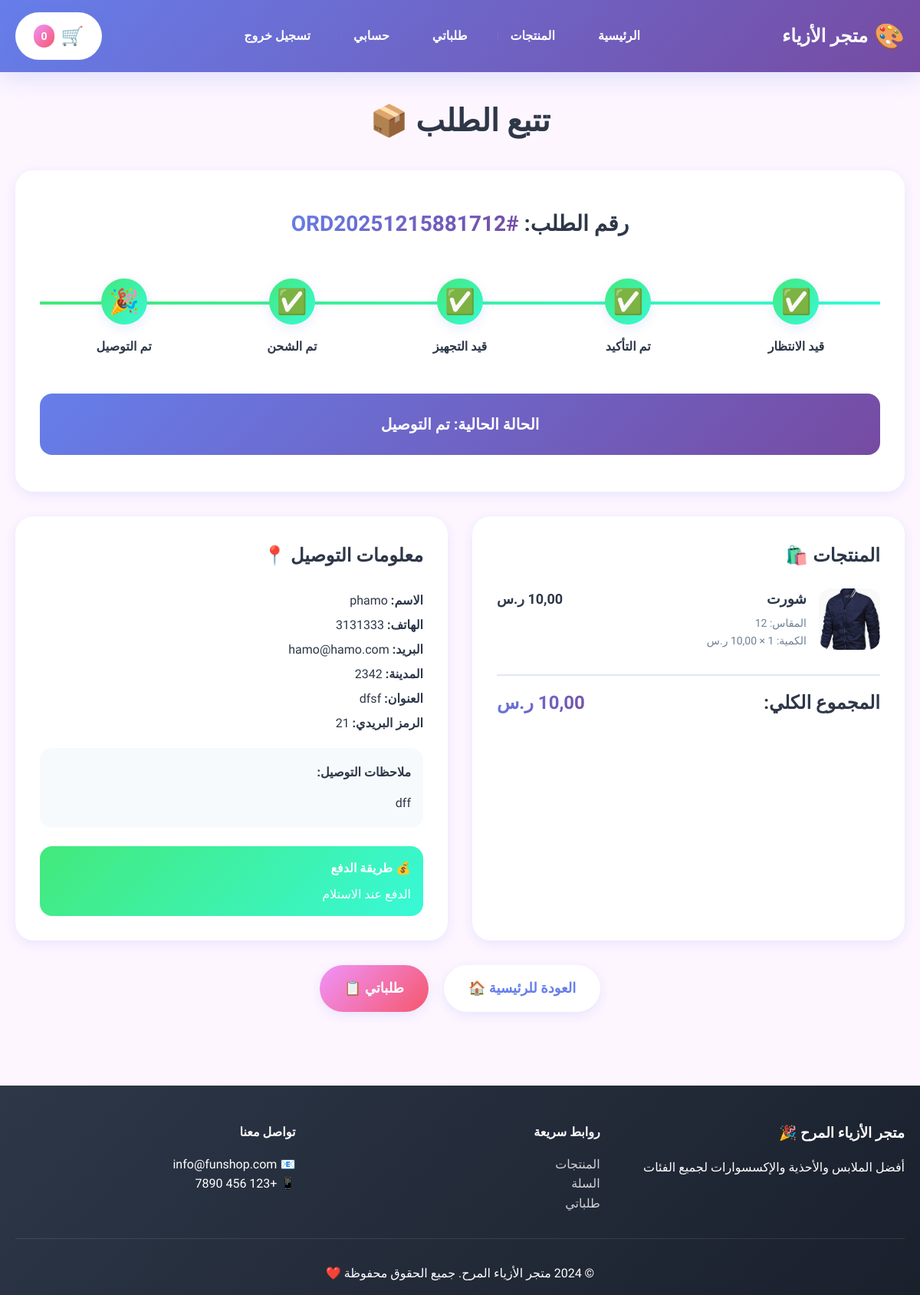
The page /orders/order/ORD20251215881712/ (signed in) on the database its author committed.
### orders/models.py (models this page shows, shortened)
class Order(models.Model):
    STATUS_CHOICES = [
        ('pending', 'قيد الانتظار'),
        ('confirmed', 'تم التأكيد'),
        ('processing', 'قيد التجهيز'),
        ('shipped', 'تم الشحن'),
        ('delivered', 'تم التوصيل'),
        ('cancelled', 'ملغي'),
    ]
    user = models.ForeignKey(User, on_delete=models.CASCADE, related_name='orders', null=True, blank=True, verbose_name='المستخدم')
    order_number = models.CharField(max_length=20, unique=True, verbose_name='رقم الطلب')
    status = models.CharField(max_length=20, choices=STATUS_CHOICES, default='pending', verbose_name='الحالة')
    total_price = models.DecimalField(max_digits=10, decimal_places=2, verbose_name='المجموع الكلي')
    notes = models.TextField(blank=True, verbose_name='ملاحظات')
    created_at = models.DateTimeField(auto_now_add=True)
    updated_at = models.DateTimeField(auto_now=True)
    class Meta:
        verbose_name = 'طلب'
        verbose_name_plural = 'الطلبات'
        ordering = ['-created_at']
    @property
    def status_display(self):
        return dict(self.STATUS_CHOICES).get(self.status, self.status)
    @property
    def status_step(self):
        steps = {
            'pending': 1,
            'confirmed': 2,
            'processing': 3,
            'shipped': 4,
            'delivered': 5,
            'cancelled': 0,
        }
        return steps.get(self.status, 0)

class OrderItem(models.Model):
    order = models.ForeignKey(Order, on_delete=models.CASCADE, related_name='items', verbose_name='الطلب')
    product = models.ForeignKey(Product, on_delete=models.CASCADE, verbose_name='المنتج')
    quantity = models.PositiveIntegerField(default=1, verbose_name='الكمية')
    size = models.CharField(max_length=10, blank=True, verbose_name='المقاس')
    price = models.DecimalField(max_digits=10, decimal_places=2, verbose_name='السعر')
    created_at = models.DateTimeField(auto_now_add=True)
    class Meta:
        verbose_name = 'عنصر في الطلب'
        verbose_name_plural = 'عناصر الطلبات'
    @property
    def subtotal(self):
        if self.price is None:
            return 0
        return self.price * self.quantity

class ShippingInfo(models.Model):
    order = models.OneToOneField(Order, on_delete=models.CASCADE, related_name='shipping', verbose_name='الطلب')
    full_name = models.CharField(max_length=200, verbose_name='الاسم الكامل')
    phone = models.CharField(max_length=20, verbose_name='رقم الهاتف')
    email = models.EmailField(blank=True, verbose_name='البريد الإلكتروني')
    address = models.TextField(verbose_name='العنوان')
    city = models.CharField(max_length=100, verbose_name='المدينة')
    postal_code = models.CharField(max_length=20, blank=True, verbose_name='الرمز البريدي')
    notes = models.TextField(blank=True, verbose_name='ملاحظات التوصيل')
    created_at = models.DateTimeField(auto_now_add=True)
    class Meta:
        verbose_name = 'معلومات الشحن'
        verbose_name_plural = 'معلومات الشحن'

### shop/models.py (models this page shows, shortened)
class Product(models.Model):
    SIZE_CHOICES = [
        ('XS', 'XS'),
        ('S', 'S'),
        ('M', 'M'),
        ('L', 'L'),
        ('XL', 'XL'),
        ('XXL', 'XXL'),
        ('36', '36'),
        ('37', '37'),
        ('38', '38'),
        ('39', '39'),
        ('40', '40'),
        ('41', '41'),
        ('42', '42'),
        ('43', '43'),
        ('44', '44'),
        ('45', '45'),
    ]
    category = models.ForeignKey(Category, on_delete=models.CASCADE, related_name='products', verbose_name='الفئة')
    name = models.CharField(max_length=200, verbose_name='الاسم')
    slug = models.SlugField(unique=True, verbose_name='الرابط')
    description = models.TextField(verbose_name='الوصف')
    price = models.DecimalField(max_digits=10, decimal_places=2, verbose_name='السعر')
    discount_price = models.DecimalField(max_digits=10, decimal_places=2, null=True, blank=True, verbose_name='سعر الخصم')
    image = models.ImageField(upload_to='products/', verbose_name='الصورة الرئيسية')
    stock = models.PositiveIntegerField(default=0, verbose_name='المخزون')
    available_sizes = models.CharField(max_length=200, blank=True, verbose_name='المقاسات المتاحة')
    is_active = models.BooleanField(default=True, verbose_name='نشط')
    is_featured = models.BooleanField(default=False, verbose_name='مميز')
    created_at = models.DateTimeField(auto_now_add=True)
    updated_at = models.DateTimeField(auto_now=True)
    class Meta:
        verbose_name = 'منتج'
        verbose_name_plural = 'المنتجات'
        ordering = ['-created_at']

### orders/views.py (the view)
# urls.py: path('order/<str:order_number>/', views.order_detail, name='order_detail'),
def order_detail(request, order_number):
    order = get_object_or_404(Order, order_number=order_number)
    if order.user and request.user != order.user:
        messages.error(request, 'ليس لديك صلاحية لعرض هذا الطلب')
        return redirect('shop:home')
    context = {
        'order': order,
    }
    return render(request, 'orders/order_detail.html', context)

### templates/orders/order_detail.html (shortened to what this page needs)
{% extends 'base.html' %}
{% block content %}
<div class="container">
    <h1 style="text-align: center; font-size: 2.5rem; margin-bottom: 2rem; font-weight: 900;">
        تتبع الطلب 📦
    </h1>
    <div
        style="background: white; padding: 3rem 2rem; border-radius: var(--radius-lg); box-shadow: var(--shadow-md); margin-bottom: 2rem;">
        <h2 style="text-align: center; font-size: 1.75rem; font-weight: 700; margin-bottom: 2rem;">
            رقم الطلب: <span
                style="background: var(--primary); -webkit-background-clip: text; -webkit-text-fill-color: transparent; background-clip: text;">
                #{{ order.order_number }}
            </span>
        </h2>
        <div
            style="display: flex; justify-content: space-between; align-items: center; position: relative; margin: 3rem 0;">
            <div
                style="position: absolute; top: 30px; right: 0; left: 0; height: 4px; background: #e2e8f0; z-index: 0;">
                <div
                    style="height: 100%; background: var(--success); width: {% if order.status == 'pending' %}0%{% elif order.status == 'confirmed' %}25%{% elif order.status == 'processing' %}50%{% elif order.status == 'shipped' %}75%{% elif order.status == 'delivered' %}100%{% else %}0%{% endif %}; transition: width 0.5s ease;">
                </div>
            </div>
            <div style="text-align: center; z-index: 1; flex: 1;">
                <div
                    style="width: 60px; height: 60px; border-radius: 50%; margin: 0 auto 1rem; display: flex; align-items: center; justify-content: center; font-size: 2rem; {% if order.status_step >= 1 %}background: var(--success);{% else %}background: #e2e8f0;{% endif %} box-shadow: var(--shadow-md);">
                    {% if order.status_step >= 1 %}✅{% else %}⏳{% endif %}
                </div>
                <p
                    style="font-weight: 700; {% if order.status_step >= 1 %}color: var(--text-primary);{% else %}color: var(--text-light);{% endif %}">
                    قيد الانتظار
                </p>
            </div>
            <div style="text-align: center; z-index: 1; flex: 1;">
                <div
                    style="width: 60px; height: 60px; border-radius: 50%; margin: 0 auto 1rem; display: flex; align-items: center; justify-content: center; font-size: 2rem; {% if order.status_step >= 2 %}background: var(--success);{% else %}background: #e2e8f0;{% endif %} box-shadow: var(--shadow-md);">
                    {% if order.status_step >= 2 %}✅{% else %}📋{% endif %}
                </div>
                <p
                    style="font-weight: 700; {% if order.status_step >= 2 %}color: var(--text-primary);{% else %}color: var(--text-light);{% endif %}">
                    تم التأكيد
                </p>
            </div>
            <div style="text-align: center; z-index: 1; flex: 1;">
                <div
                    style="width: 60px; height: 60px; border-radius: 50%; margin: 0 auto 1rem; display: flex; align-items: center; justify-content: center; font-size: 2rem; {% if order.status_step >= 3 %}background: var(--success);{% else %}background: #e2e8f0;{% endif %} box-shadow: var(--shadow-md);">
                    {% if order.status_step >= 3 %}✅{% else %}📦{% endif %}
                </div>
                <p
                    style="font-weight: 700; {% if order.status_step >= 3 %}color: var(--text-primary);{% else %}color: var(--text-light);{% endif %}">
                    قيد التجهيز
                </p>
            </div>
            <div style="text-align: center; z-index: 1; flex: 1;">
                <div
                    style="width: 60px; height: 60px; border-radius: 50%; margin: 0 auto 1rem; display: flex; align-items: center; justify-content: center; font-size: 2rem; {% if order.status_step >= 4 %}background: var(--success);{% else %}background: #e2e8f0;{% endif %} box-shadow: var(--shadow-md);">
                    {% if order.status_step >= 4 %}✅{% else %}🚚{% endif %}
                </div>
                <p
                    style="font-weight: 700; {% if order.status_step >= 4 %}color: var(--text-primary);{% else %}color: var(--text-light);{% endif %}">
                    تم الشحن
                </p>
            </div>
            <div style="text-align: center; z-index: 1; flex: 1;">
                <div
                    style="width: 60px; height: 60px; border-radius: 50%; margin: 0 auto 1rem; display: flex; align-items: center; justify-content: center; font-size: 2rem; {% if order.status_step >= 5 %}background: var(--success);{% else %}background: #e2e8f0;{% endif %} box-shadow: var(--shadow-md);">
                    {% if order.status_step >= 5 %}🎉{% else %}🏠{% endif %}
                </div>
                <p
                    style="font-weight: 700; {% if order.status_step >= 5 %}color: var(--text-primary);{% else %}color: var(--text-light);{% endif %}">
                    تم التوصيل
                </p>
            </div>
        </div>
        <div
            style="text-align: center; padding: 1.5rem; background: linear-gradient(135deg, #667eea 0%, #764ba2 100%); border-radius: var(--radius-md); color: white; font-size: 1.25rem; font-weight: 700;">
            الحالة الحالية: {{ order.status_display }}
        </div>
    </div>
    <div style="display: grid; grid-template-columns: 1fr 1fr; gap: 2rem;">
        <div style="background: white; padding: 2rem; border-radius: var(--radius-lg); box-shadow: var(--shadow-md);">
            <h2 style="font-size: 1.5rem; font-weight: 700; margin-bottom: 1.5rem;">
                المنتجات 🛍️
            </h2>
            {% for item in order.items.all %}
            <div
                style="display: flex; gap: 1rem; margin-bottom: 1rem; padding-bottom: 1rem; {% if not forloop.last %}border-bottom: 1px solid #e2e8f0;{% endif %}">
                <img src="{{ item.product.image.url }}" alt="{{ item.product.name }}"
                    style="width: 80px; height: 80px; object-fit: cover; border-radius: var(--radius-md);">
                <div style="flex: 1;">
                    <h3 style="font-weight: 700; margin-bottom: 0.25rem;">{{ item.product.name }}</h3>
                    {% if item.size %}
                    <p style="color: var(--text-secondary); font-size: 0.875rem;">المقاس: {{ item.size }}</p>
                    {% endif %}
                    <p style="color: var(--text-secondary); font-size: 0.875rem;">
                        الكمية: {{ item.quantity }} × {{ item.price }} ر.س
                    </p>
                </div>
                <p style="font-weight: 700; font-size: 1.125rem;">{{ item.subtotal }} ر.س</p>
            </div>
            {% endfor %}
            <div style="border-top: 2px solid #e2e8f0; padding-top: 1rem; margin-top: 1rem;">
                <div style="display: flex; justify-content: space-between; font-size: 1.5rem; font-weight: 900;">
                    <span>المجموع الكلي:</span>
                    <span
                        style="background: var(--primary); -webkit-background-clip: text; -webkit-text-fill-color: transparent; background-clip: text;">
                        {{ order.total_price }} ر.س
                    </span>
                </div>
            </div>
        </div>
        <div style="background: white; padding: 2rem; border-radius: var(--radius-lg); box-shadow: var(--shadow-md);">
            <h2 style="font-size: 1.5rem; font-weight: 700; margin-bottom: 1.5rem;">
                معلومات التوصيل 📍
            </h2>
            <div style="line-height: 2;">
                <p><strong>الاسم:</strong> {{ order.shipping.full_name }}</p>
                <p><strong>الهاتف:</strong> {{ order.shipping.phone }}</p>
                {% if order.shipping.email %}
                <p><strong>البريد:</strong> {{ order.shipping.email }}</p>
                {% endif %}
                <p><strong>المدينة:</strong> {{ order.shipping.city }}</p>
                <p><strong>العنوان:</strong> {{ order.shipping.address }}</p>
                {% if order.shipping.postal_code %}
                <p><strong>الرمز البريدي:</strong> {{ order.shipping.postal_code }}</p>
                {% endif %}
                {% if order.shipping.notes %}
                <div style="margin-top: 1rem; padding: 1rem; background: #f7fafc; border-radius: var(--radius-md);">
                    <strong>ملاحظات التوصيل:</strong>
                    <p style="margin-top: 0.5rem;">{{ order.shipping.notes }}</p>
                </div>
                {% endif %}
            </div>
            <div
                style="margin-top: 1.5rem; padding: 1rem; background: linear-gradient(135deg, #43e97b 0%, #38f9d7 100%); border-radius: var(--radius-md); color: white;">
                <p style="font-weight: 700; margin-bottom: 0.5rem;">💰 طريقة الدفع</p>
                <p>الدفع عند الاستلام</p>
            </div>
        </div>
    </div>
    <div style="text-align: center; margin-top: 2rem;">
        <a href="{% url 'shop:home' %}" class="btn btn-primary" style="font-size: 1.125rem;">
            العودة للرئيسية 🏠
        </a>
        {% if user.is_authenticated %}
        <a href="{% url 'orders:order_history' %}" class="btn btn-secondary"
            style="font-size: 1.125rem; margin-right: 1rem;">
            طلباتي 📋
        </a>
        {% endif %}
    </div>
</div>
{% endblock %}

### static/css/style.css (style rules this page uses)
* { margin: 0; padding: 0; box-sizing: border-box; }
:root { --primary: linear-gradient(135deg, #667eea 0%, #764ba2 100%); --secondary: linear-gradient(135deg, #f093fb 0%, #f5576c 100%); --accent: linear-gradient(135deg, #4facfe 0%, #00f2fe 100%); --success: linear-gradient(135deg, #43e97b 0%, #38f9d7 100%); --warning: linear-gradient(135deg, #fa709a 0%, #fee140 100%); --bg-primary: #fef6ff; --bg-secondary: #fff; --bg-card: #ffffff; --text-primary: #2d3748; --text-secondary: #718096; --text-light: #a0aec0; --shadow-sm: 0 2px 8px rgba(102, 126, 234, 0.1); --shadow-md: 0 4px 16px rgba(102, 126, 234, 0.15); --shadow-lg: 0 8px 32px rgba(102, 126, 234, 0.2); --radius-sm: 12px; --radius-md: 16px; --radius-lg: 24px; --radius-full: 9999px; }
body { font-family: 'Cairo', sans-serif; background: var(--bg-primary); color: var(--text-primary); line-height: 1.6; direction: rtl; }
.container { max-width: 1200px; margin: 0 auto; padding: 0 20px; }
.btn { display: inline-block; padding: 1rem 2rem; border-radius: var(--radius-full); text-decoration: none; font-weight: 700; transition: all 0.3s ease; border: none; cursor: pointer; font-size: 1rem; font-family: 'Cairo', sans-serif; }
.btn-primary { background: white; color: #667eea; box-shadow: var(--shadow-md); }
.btn-secondary { background: var(--secondary); color: white; box-shadow: var(--shadow-md); }

### rows shown on the page
Order: order_number "ORD20251215881712", status_display "تم التوصيل", total_price "10,00", shipping.full_name "phamo", shipping.phone "3131333", shipping.email "hamo@hamo.com", shipping.city "2342", shipping.address "dfsf", shipping.postal_code "21", shipping.notes "dff"
OrderItem: product.image (picture), product.name "شورت", size "12", subtotal "10,00"
